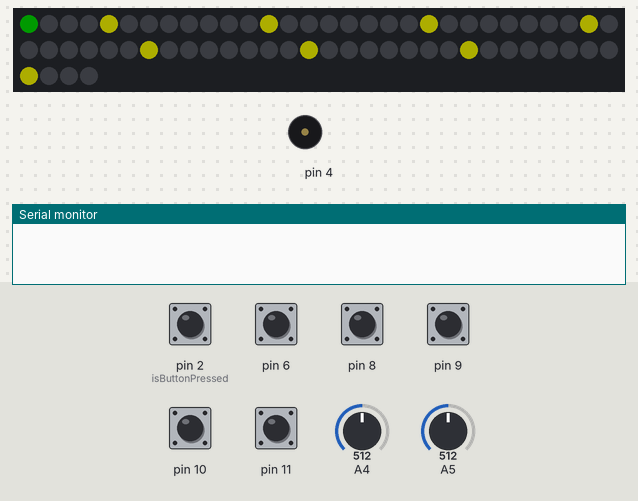
Bench run of a sketch on a simulated Arduino Uno, built with avr-gcc and run on an emulated ATmega328P. On the bench: 64 RGB LEDs in strip order, left to right, continuing on the next row, buzzer (waves = sounding), the last lines printed to the serial monitor. The test bench sets the inputs (shaded band); at power-on: pin 2 (isButtonPressed), pin 6, pin 8–11 HIGH, A5 = 512, A4 = 512. Dim RGB values are drawn brighter than linear.

Above: at 0.48 s.
1.3 s: pin 2 (isButtonPressed) pulled LOW for 0.15 s
2.0 s: A5 set to 55
5.0 s: A5 set to 46
At 5.08 s:
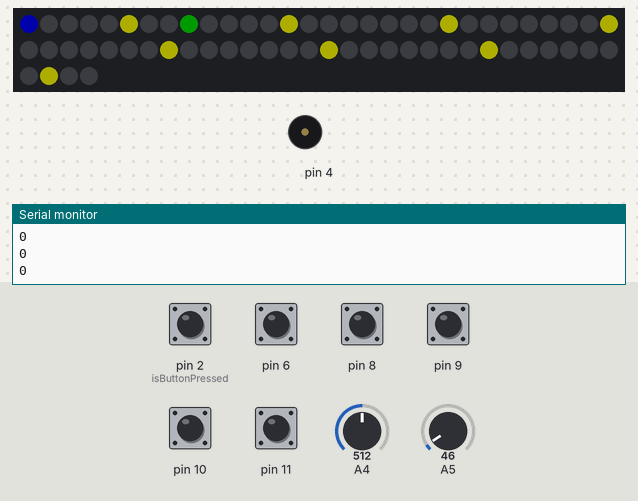
6.9 s: pin 6 pulled LOW for 0.15 s
7.6 s: A4 set to 983
9.1 s: A4 set to 1015
At 10.57 s:
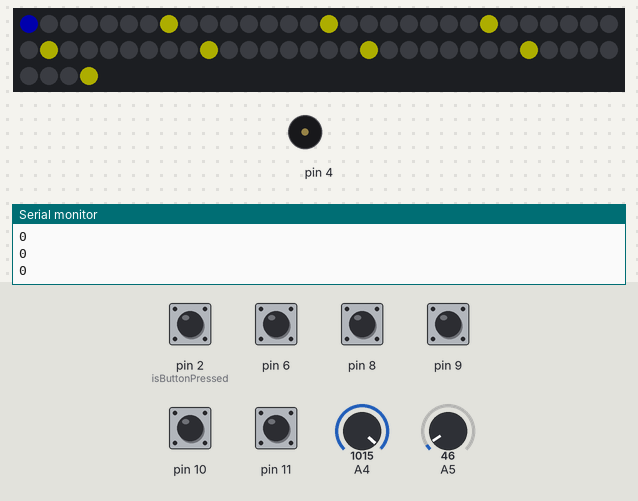
Timing chart, 0 to 13.1 s (numbered marks = the images above; inputs shaded):
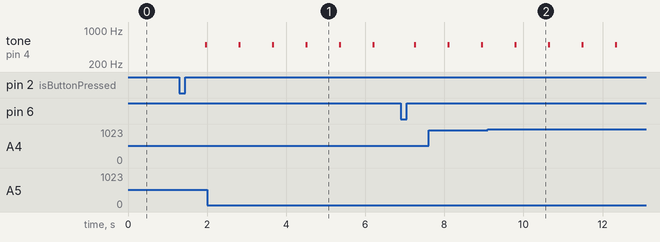

Measured:
- the behaviour switches between 1000 and 1001 on A4 (found by bisection; images 1 and 2)
- after the input at 1.3 s, tone on pin 4: silent → 500 Hz after 0.66 s
- after the input at 5.0 s, the LEDs: change at once (image 1)

The sketch:

Semester.ino
```cpp
#include "FastLED.h"

#define NUM_LEDS 64
#define DATA_PIN 13

// Define the array of leds
CRGB leds[NUM_LEDS];
unsigned int ledsEnabled[NUM_LEDS][2];
int currCol = 0;
int currRow = 0;
int timerCol = 0;

/*    Algo for calculating LED#:
 *    currCol + 8*currRow = LED#
 */

void setup() {
  pinMode(2, INPUT_PULLUP);
  pinMode(8, INPUT_PULLUP);
  pinMode(9, INPUT_PULLUP);
  pinMode(10, INPUT_PULLUP);
  pinMode(11, INPUT_PULLUP);
  pinMode(6, INPUT_PULLUP);
  tone(4, 0, 0);
  noTone(4);
  FastLED.addLeds<PL9823, DATA_PIN, RGB>(leds, NUM_LEDS);
  Serial.begin(9600);
  //Turns them all off
  allOff();
  for(int i=0;i<NUM_LEDS;i++){
    ledsEnabled[i][0] = false;
    ledsEnabled[i][1] = CRGB::Black;
  }
  FastLED.setBrightness(50);
}

void loop() {
  double timeOut = 0;
  if(isSwitchOn()){ //If the switch is on, music should be playing
    timeOut = calcNum();
  }else{ //If music is playing, dont show the cursor
    timerCol = 0;
  }


  calcJoy();
  applyLEDs();


  if(isSwitchOn()){
    enableCol(timerCol);
    if(timerCol==7){
      timerCol=0;
    }else{
      timerCol++;
    }
    delay(((timeOut/9)*400)+100);
  }else{
    delay(300);
  }
}

void calcJoy(){
  if(analogRead(5) < 50 && currRow<=6){
    currRow++;
  }
  if(analogRead(5) > 1000 && currRow>=1){
    currRow--;
  }
  if(analogRead(4) > 1000 && currCol<=6){
    currCol++;
  }
  if(analogRead(4) < 50 && currCol>=1){
    currCol--;
  }
}

void enableCol(int col){
  for(int i=0;i<=56;i+=8){
    leds[col+i] = CRGB::Yellow;
  }
  playSounds(col);
  FastLED.show();
}

void playSounds(int col){
  int sound;
  for(int i=0;i<=56;i+=8){
    if(ledsEnabled[col+i][0]){
      sound = getRow(col+i);
      Serial.println(getRow(col+i));
      switch(sound){
        case 0:
          tone(4, 500, 50);
          break;
        case 1:
          tone(4, 700, 50);
          break;
        case 2:
          tone(4, 900, 50);
          break;
        case 3:
          tone(4, 1100, 50);
          break;
        case 4:
          tone(4, 1300, 50);
          break;
        case 5:
          tone(4, 1500, 50);
          break;
        case 6:
          tone(4, 1700, 50);
          break;
        case 7:
          tone(4, 1900, 50);
          break;
      }
      //return;
    }
  }
}

int getCol(int led){
  for(int c=0;c<8;c++){
    for(int r=0;r<8;r++){
      if(c+8*r == led){
        return c;
      }
    }
  }
  return false;
}

int getRow(int led){
  for(int c=0;c<8;c++){
    for(int r=0;r<8;r++){
      if(c+8*r == led){
        return r;
      }
    }
  }
  return false;
}

int calcNum(){
  int num = 0;
  //bitWrite(x, n, b)
  bitWrite(num, 3, !digitalRead(11));
  bitWrite(num, 2, !digitalRead(10));
  bitWrite(num, 1, !digitalRead(9));
  bitWrite(num, 0, !digitalRead(8));
  return num;
}

void applyLEDs(){
  isButtonPressed();
  for(int i=0;i<NUM_LEDS;i++){
    if(ledsEnabled[i][0]){
      leds[i] = ledsEnabled[i][1];
    }else{
      leds[i] = CRGB::Black;
    }
  }

//  if(!isSwitchOn()){
    leds[currCol + 8*currRow] = CRGB::Green;
//  }

  FastLED.show();
}

boolean isSwitchOn(){
  return digitalRead(6);
}

void isButtonPressed(){
  int status = digitalRead(2);
  if(!status){
    ledsEnabled[currCol + 8*currRow][0] = !ledsEnabled[currCol + 8*currRow][0];
    ledsEnabled[currCol + 8*currRow][1] = ledsEnabled[currCol + 8*currRow][1]==CRGB::Black ? CRGB::Blue : CRGB::Black;
    flashLED(currCol + 8*currRow, CRGB::Blue);
  }
}

void flashLED(int led, CRGB color){
  leds[led] = color;
  FastLED.show();
  delay(250);
  leds[led] = CRGB::Black;
}

void setLEDOff(int led){
  leds[led] = CRGB::Black;
  FastLED.show();
}

int calcLED(int col, int row){
  return col + 8*row;
}

void allOff(){
  for(int i=0;i<NUM_LEDS;i++){
    leds[i] = CRGB::Black;
  }
  FastLED.show();
}
```
